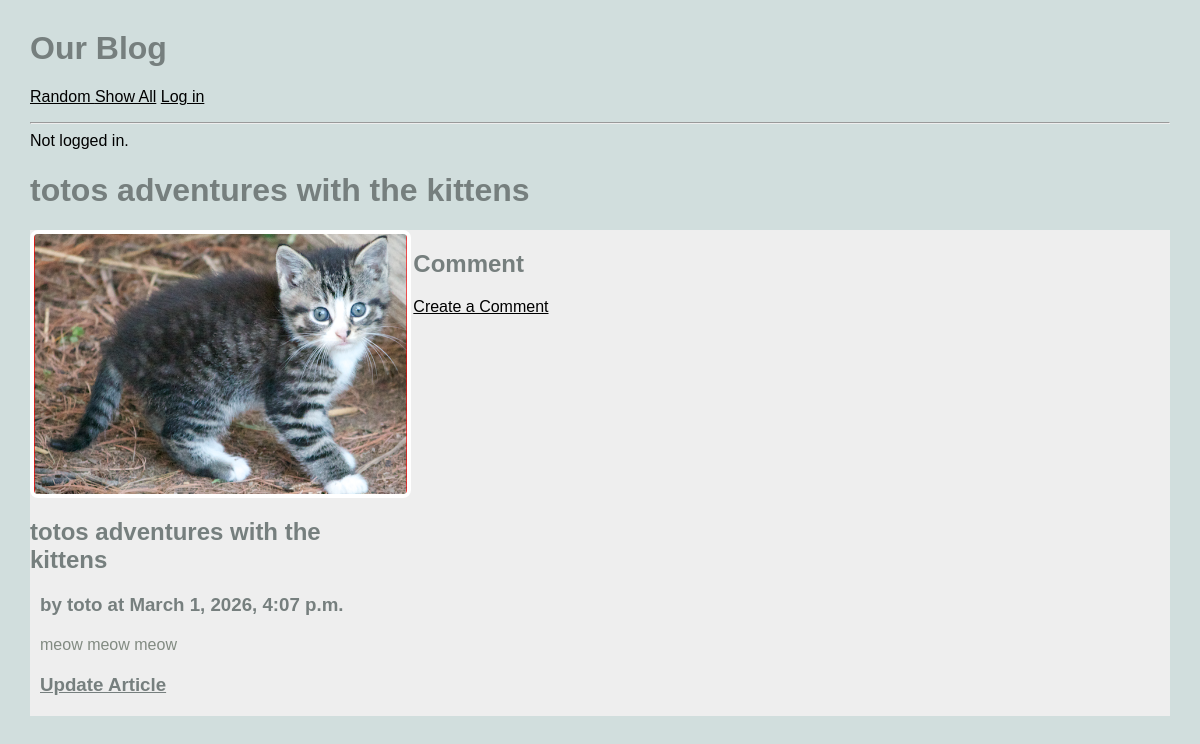
The app's page /blog/article/7, older data.
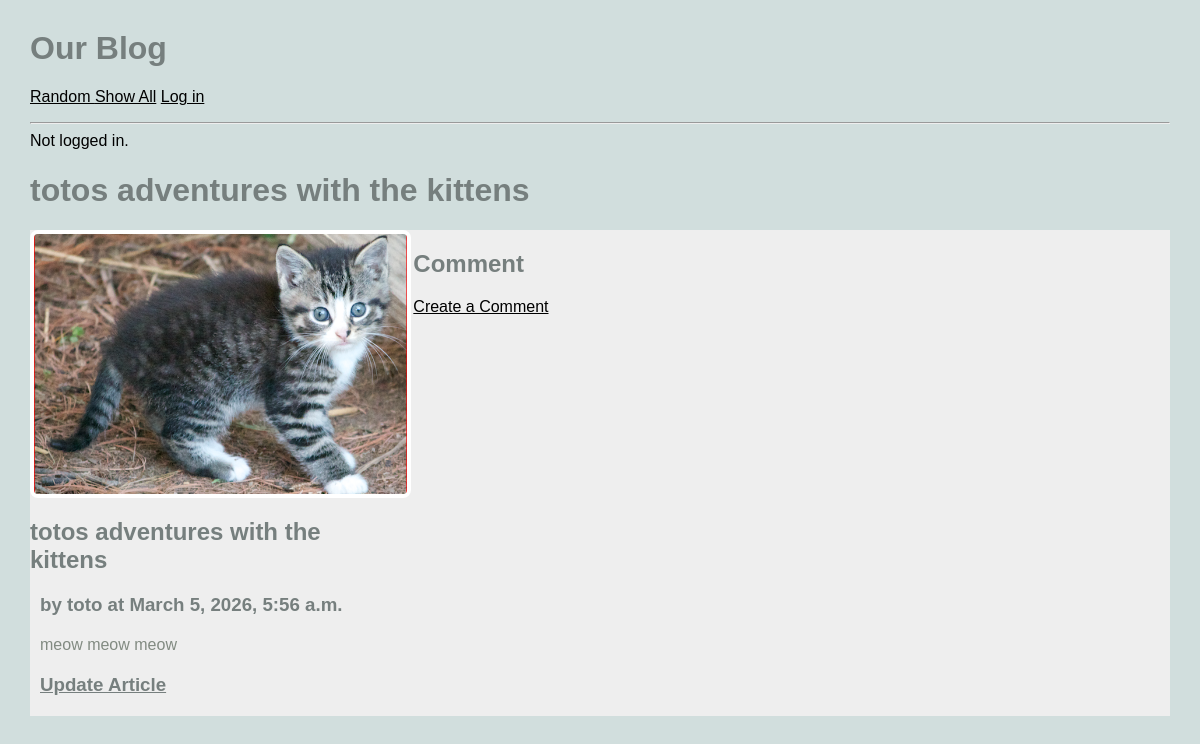
The same page, newer data.
### blog/models.py (models this page shows, shortened)
class Article(models.Model):
    title = models.TextField(blank=True)
    author = models.TextField(blank=True)
    text = models.TextField(blank=True)
    published = models.DateTimeField(auto_now=True)
    image_file = models.ImageField(blank=True)
    user = models.ForeignKey(User, on_delete=models.CASCADE)
    def get_all_comments(self):
        comments = Comment.objects.filter(article=self)
        return comments

### blog/views.py (the view)
# urls.py: path('article/<int:pk>', ArticleView.as_view(), name = 'article'),
class ArticleView(DetailView):
    model = Article
    template_name = "blog/article.html"
    contect_object_name = "article"

### blog/templates/blog/article.html (shortened to what this page needs)
{% extends 'blog/base.html'%}
{% block content%}
<h1> {{article.title}}</h1>
<main class="grid-container">
    <article>
        {% if article.image_file %}
         <img src="{{article.image_file.url}}" alt="">
        {% else %}
        <h3> No Image</h3>
        {% endif %}
        <div>
            <h2> {{article.title}}</h2>
            <h3>by {{article.author}} at {{article.published}}</h3>
            <p>
                {{article.text}}
            </p>
            <h3>
                <a href="{%url 'update_article' article.pk%}"> Update Article</a>
            </h3>
        </div>
        </article>
         <div>
         <h2> Comment </h2>
         <a href="{%url 'create_comment' article.pk %}">Create a Comment</a>
         </div>
</main>
{%endblock%}

Row changes from the older to the newer data that the page shows:
changed Article "totos adventures with the kittens": published "March 1, 2026, 4:07 p.m." → "March 5, 2026, 5:56 a.m."
